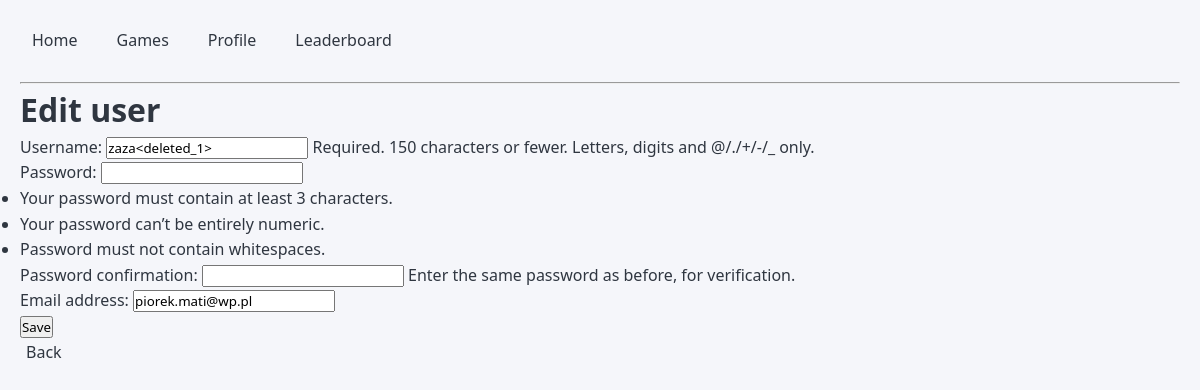
The page /users/1/edit/ on the database as committed earlier.
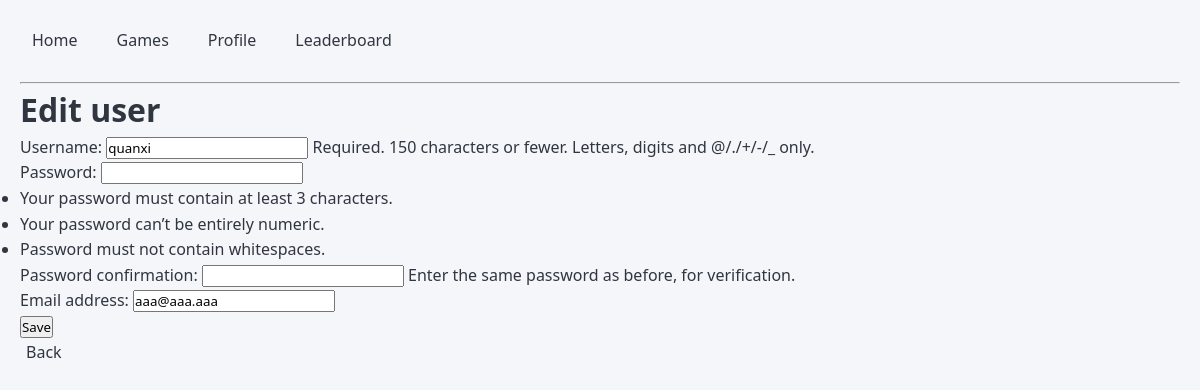
The same page on the database as committed later.
### GamePlatformApp/models.py (models this page shows)
class User(AbstractUser):
    profile_picture = models.ImageField(upload_to='img/', default = 'profile.jpg')
    bio = models.CharField(max_length=250, default='A GamePlatform user')
    created_at = models.DateTimeField(auto_now_add=True)
    updated_at = models.DateTimeField(auto_now=True)
    chips = models.IntegerField(default=1000)
    horse_race_chips_bet = models.IntegerField(default=0)
    horse_race_chips_won = models.IntegerField(default=0)
    horse_race_games_won = models.IntegerField(default=0)
    horse_race_games_lost = models.IntegerField(default=0)
    horse_race_chips_lost = models.IntegerField(default=0)
    horse_race_highest_win = models.IntegerField(default=0)
    horse_race_highest_lost = models.IntegerField(default=0)
    roulette_chips_bet = models.IntegerField(default=0)
    roulette_chips_won = models.IntegerField(default=0)
    roulette_games_won = models.IntegerField(default=0)
    roulette_games_lost = models.IntegerField(default=0)
    roulette_chips_lost = models.IntegerField(default=0)
    roulette_highest_win = models.IntegerField(default=0)
    roulette_highest_lost = models.IntegerField(default=0)
    blackjack_chips_bet = models.IntegerField(default=0)
    blackjack_chips_won = models.IntegerField(default=0)
    blackjack_games_won = models.IntegerField(default=0)
    blackjack_games_lost = models.IntegerField(default=0)
    blackjack_chips_lost = models.IntegerField(default=0)
    blackjack_highest_win = models.IntegerField(default=0)
    blackjack_highest_lost = models.IntegerField(default=0)
    total_chips_bet = models.IntegerField(default=0)
    total_chips_won = models.IntegerField(default=0)
    total_games_won = models.IntegerField(default=0)
    total_games_lost = models.IntegerField(default=0)
    total_chips_lost = models.IntegerField(default=0)
    total_highest_win = models.IntegerField(default=0)
    total_highest_lost = models.IntegerField(default=0)

### GamePlatformApp/views.py (the view)
# urls.py: path('users/<int:pk>/edit/', UserUpdateView.as_view(), name='user-edit'),
class UserUpdateView(UpdateView):
    model = User
    form_class = UserForm
    template_name = 'GamePlatformApp/users/user_form.html'
    success_url = '/users/'
    """def dispatch(self, request, *args, **kwargs):
        # Get the user being edited
        obj = self.get_object()

        # Prevent editing someone else's profile
        if obj != request.user:
            raise PermissionDenied("You cannot edit someone else's profile.")

        return super().dispatch(request, *args, **kwargs)"""

### GamePlatformApp/forms.py
class UserForm(UserCreationForm):
    class Meta:
        model = User
        exclude = ('profile_picture', 'bio')
        fields = ("username", "password1", "password2", "email")

### GamePlatformApp/validators.py (called while the page is built)
    def get_help_text(self):
        return "Password must not contain whitespaces."

### templates/GamePlatformApp/users/user_form.html (shortened to what this page needs)
{% extends 'GamePlatformApp/base_navbar.html' %}
{% block content %}
<h1>Edit user</h1>
<form method="post" enctype="multipart/form-data">
    {{ form.as_p }}
    <button type="submit">Save</button>
</form>
<p><a href="{% url 'user-list' %}">Back</a></p>
{% endblock %}

Rows that differ between the two databases and show on the page:
changed User: username "zaza<deleted_1>" → "quanxi"; email "piorek.mati@wp.pl" → "aaa@aaa.aaa"
